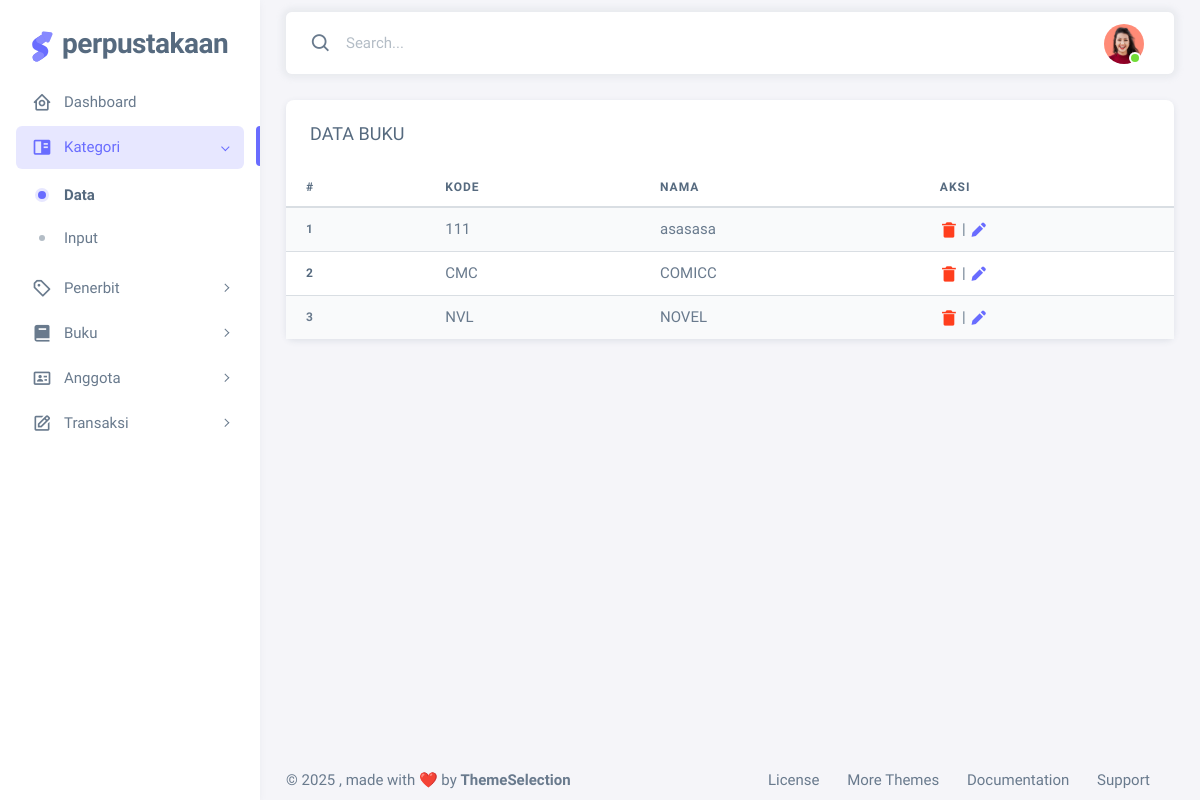
Page /dashboard/index.php?page=kategori-data (signed in) on the earlier database version.
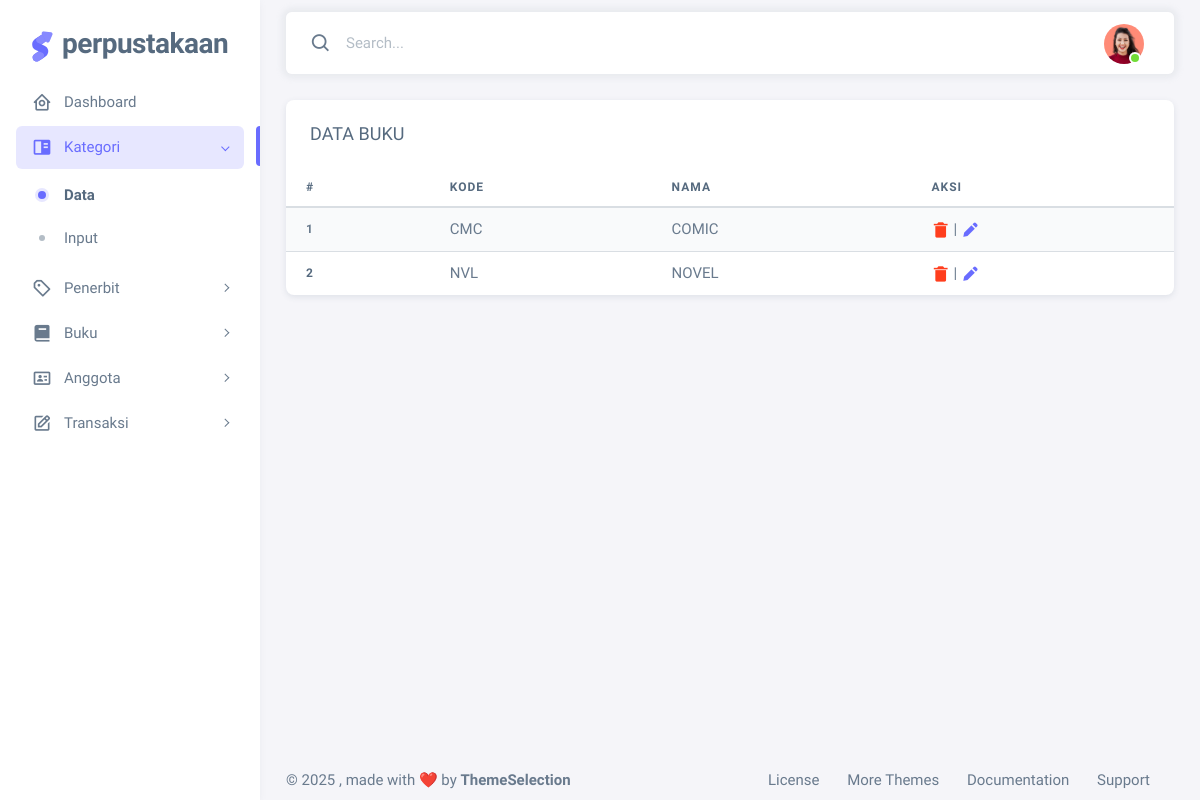
Same page on the later database version.
### tables this page shows
CREATE TABLE `kategori` (
  `kategori_kode` varchar(10) NOT NULL,
  `kategori_nama` varchar(20) NOT NULL
);

### dashboard/pages/kategori-data.php (the view, shortened to what this page needs)
<div class="container-xxl flex-grow-1 container-p-y">
   <div class="row">
      <div class="col-lg mb-4 order-0">
         <div class="card">
            <h5 class="card-header">DATA BUKU</h5>
            <div class="table-responsive text-nowrap">
               <table class="table table-striped">
                  <thead>
                     <tr>
                        <th>#</th>
                        <th>KODE</th>
                        <th>NAMA</th>
                        <th>AKSI</th>
                     </tr>
                  </thead>
                  <tbody class="table-border-bottom-0">
                     <?php
                                include('components/koneksi.php');
                                $query = "SELECT * FROM kategori";
                                $q = mysqli_query($koneksi, $query);
                                $no = 1;
                                while ($data = mysqli_fetch_array($q)) {
                            ?>
                     <tr>
                        <th scope="row"><?= $no++ ?></th>
                        <td><?= $data['kategori_kode'] ?></td>
                        <td><?= $data['kategori_nama'] ?></td>
                        <td>
                           <a href="pages/proses-kategori/proses-kategori-delete.php?kode=<?= $data['kategori_kode'] ?>"
                              onclick="return confirm('Anda yakin menghapus data ini?')"><i
                                 class="bx bxs-trash-alt text-danger"></i></a> |
                           <a href="?page=kategori-input-update&kode=<?= $data['kategori_kode'] ?>"><i
                                 class="bx bxs-pencil text-primary"></i></a>
                        </td>
                     </tr>
                     <?php
                                }
                            ?>
                  </tbody>
               </table>
            </div>
         </div>
      </div>
   </div>
</div>

Differences in the rows shown:
removed kategori: kategori_kode "111", kategori_nama "asasasa"
changed kategori "CMC": kategori_nama "COMICC" → "COMIC"
